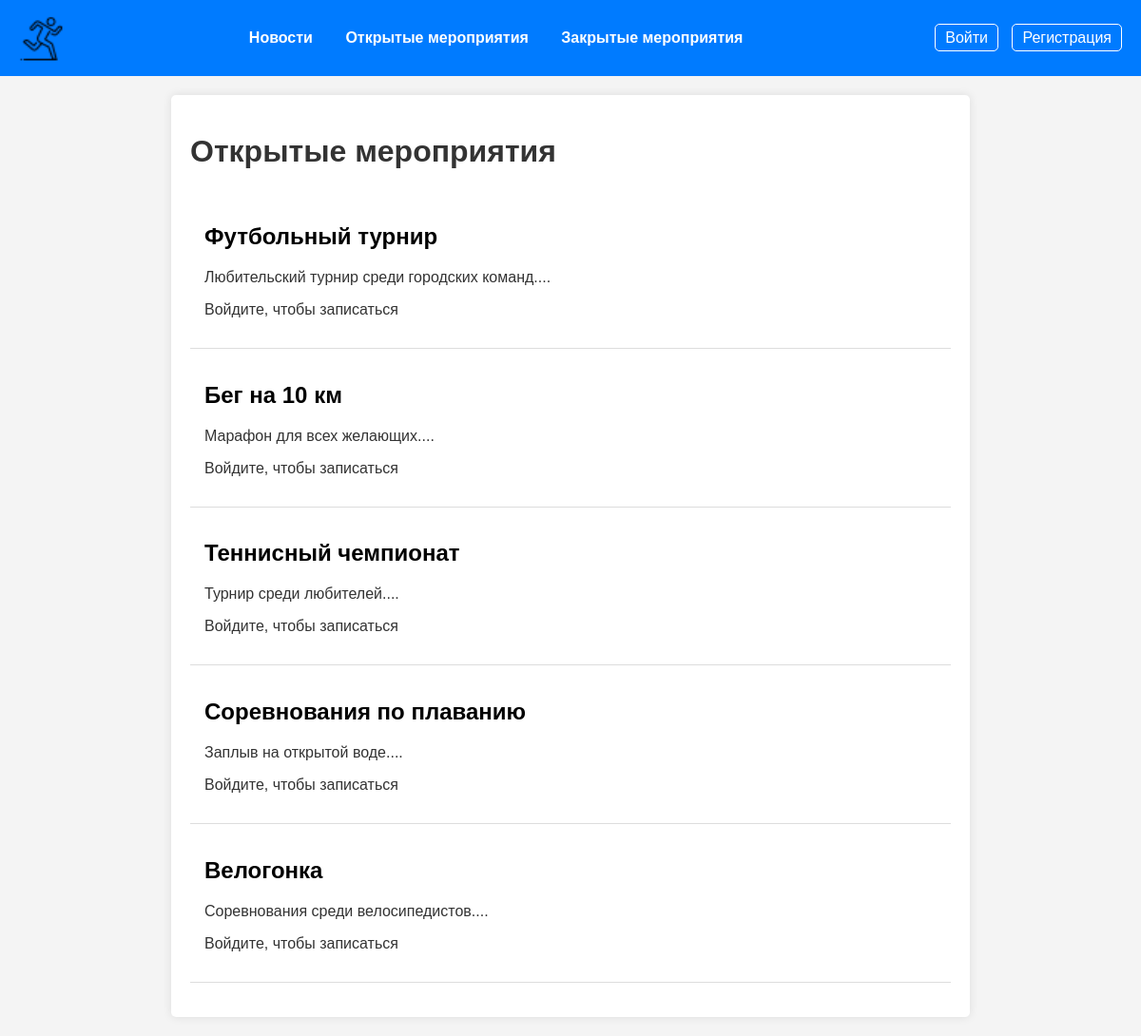
/open_events, run on the app's committed database.
### tables this page shows
CREATE TABLE events (
            id INTEGER PRIMARY KEY AUTOINCREMENT,
            name TEXT NOT NULL,
            description TEXT NOT NULL,
            status TEXT CHECK(status IN ('open', 'closed')) NOT NULL,
            results TEXT
        );

### app.py (the view, shortened to what this page needs)
@app.route('/open_events')
def open_events():
    conn = get_db_connection()
    events = conn.execute('SELECT * FROM events WHERE status = "open"').fetchall()
    user_registrations = set()
    conn.close()
    return render_template('open_events.html', events=events, user_registrations=user_registrations)

### app.py (called while the page is built)
def get_db_connection():
    conn = sqlite3.connect('database.db')
    conn.row_factory = sqlite3.Row
    return conn

### templates/open_events.html
{% extends "base.html" %}
{% block content %}
<h1>Открытые мероприятия</h1>
<ul class="events-list">
    {% for event in events %}
        <li class="event-item">
            <h2><a href="{{ url_for('event_detail', event_id=event.id) }}">{{ event.name }}</a></h2>
            <p>{{ event.description[:150] }}...</p>
            {% if 'user_id' in session %}
                {% set is_registered = event.id in user_registrations %}
                <form method="post" action="{{ url_for('toggle_event', event_id=event.id) }}">
                    <button type="submit">
                        {% if is_registered %}
                            Отказаться от участия
                        {% else %}
                            Записаться
                        {% endif %}
                    </button>
                </form>
            {% else %}
                <p class="warning">Войдите, чтобы записаться</p>
            {% endif %}
        </li>
    {% endfor %}
</ul>
{% endblock %}

### static/style.css (style rules this page uses)
body { font-family: Arial, sans-serif; margin: 0; padding: 0; background-color: #f4f4f4; color: #333; }
ul { list-style: none; padding: 0; }
li { padding: 15px; border-bottom: 1px solid #ddd; }
a { color: black; text-decoration: none; }

### data on the page
events: name "Футбольный турнир", description "Любительский турнир среди городских команд."
events: name "Бег на 10 км", description "Марафон для всех желающих."
events: name "Теннисный чемпионат", description "Турнир среди любителей."
events: name "Соревнования по плаванию", description "Заплыв на открытой воде."
events: name "Велогонка", description "Соревнования среди велосипедистов."
